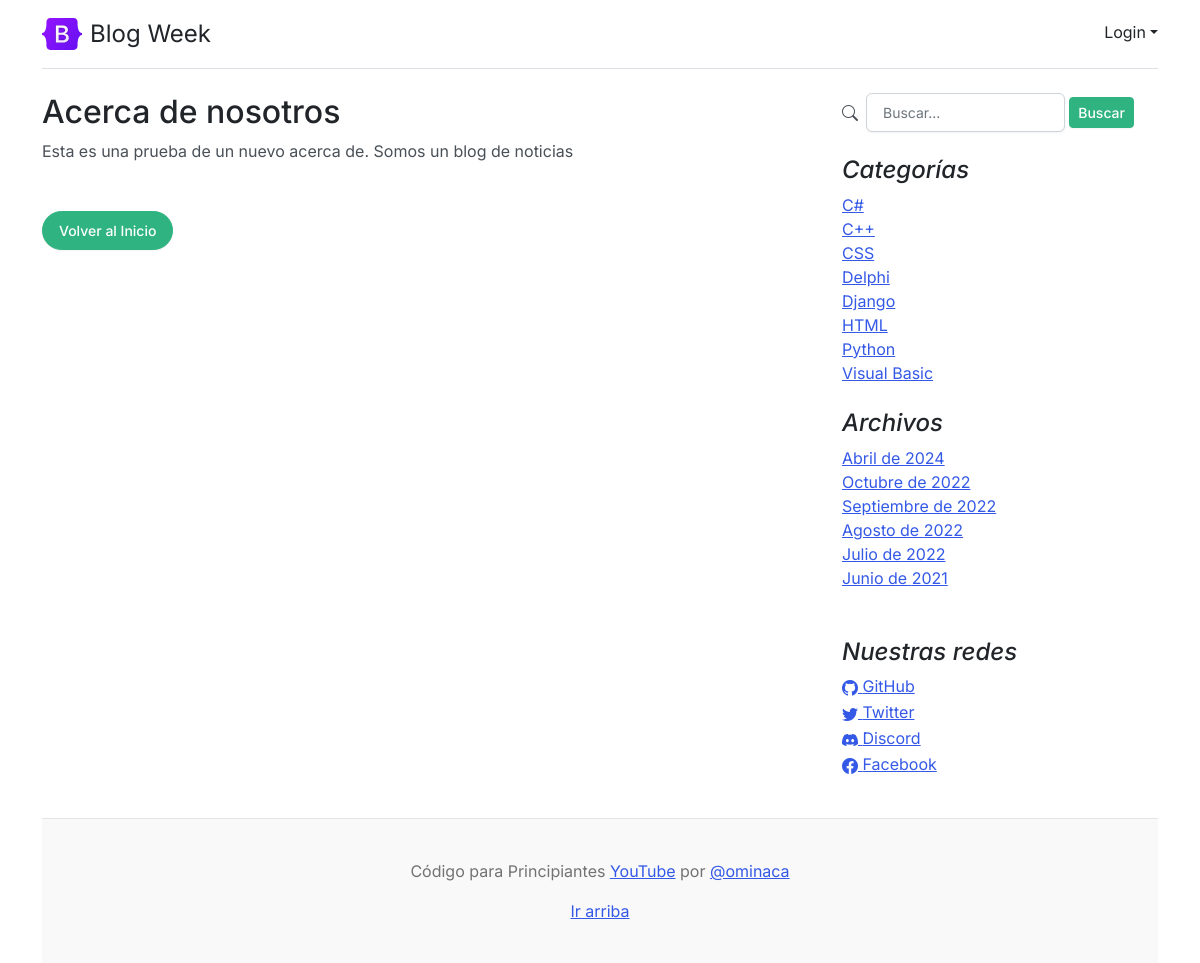
The page /about/ on the database its author committed.
### core/models.py (models this page shows, shortened)
class About(models.Model):
	description = models.CharField(max_length=350, verbose_name='Descripción')
	created = models.DateTimeField(auto_now_add=True, verbose_name='Fecha de creación')
	updated = models.DateTimeField(auto_now=True, verbose_name='Fecha de modificación')
	class Meta:
		verbose_name = 'Acerca de'
		verbose_name_plural = 'Acerca de Nosotros'
		ordering = ['-created']
	def __str__(self):
		return self.description

class Category (models.Model):
	name = models.CharField(max_length=200, unique=True, verbose_name='Nombre')
	active = models.BooleanField(default=True, verbose_name='Activo')
	created = models.DateTimeField(auto_now_add=True, verbose_name='Fecha de creación')
	updated = models.DateTimeField(auto_now=True, verbose_name='Fecha de modificación')
	class Meta:
		verbose_name = 'Categoría'
		verbose_name_plural = 'Categorías'
		ordering = ['name']

class Link(models.Model):
	key = models.CharField(max_length=100, verbose_name='Key Link')
	name = models.CharField(max_length=120, verbose_name='Red Social')
	url = models.URLField(max_length=350, blank=True, null=True, verbose_name='Enlace')
	icon = models.CharField(max_length=100, blank=True, null=True, verbose_name='Icono')
	created = models.DateTimeField(auto_now_add=True, verbose_name='Fecha de creación')
	updated = models.DateTimeField(auto_now=True, verbose_name='Fecha de modificación')
	class Meta:
		verbose_name = 'Red Social'
		verbose_name_plural = 'Redes Sociales'
		ordering = ['name']

### core/views.py (the view)
# urls.py: path('about/',AboutPageView.as_view(), name='about'),
class AboutPageView(TemplateView):
    template_name = "core/about.html"
    def get_context_data(self, **kwargs):
        return super().get_context_data(**kwargs)

### core/processors.py (called while the page is built)
def ctx_dic_about(request):
	ctx_about = {}
	ctx_about['ABOUT'] = About.objects.latest('created')
	return ctx_about

def ctx_dic_category(request):
	ctx_category = {}
	ctx_category['categories'] = Category.objects.filter(active=True)
	return ctx_category

def ctx_dic_history(request):
	ctx_history = {}
	ctx_history['dates'] = Post.objects.dates('created', 'month', order='DESC').distinct()
	return ctx_history

def ctx_dic_link(request):
	ctx_link = {}
	links = Link.objects.all()
	for link in links:
		ctx_link[link.key] = {'url':link.url, 'icon':link.icon}
	return ctx_link

### templates/core/about.html
{% extends 'core/base.html' %}
{% load static %}
{% block content %}
<div class="mb-5">
    <h2>Acerca de nosotros</h2>
    <div class="mt-1">
        <p class="mb-0">{{ ABOUT }}</p>
    </div>
</div>
<div class="my-3">
    <a class="btn btn-success rounded-pill" href={% url 'home' %}>Volver al Inicio</a>
</div>
{% endblock %}

### templates/core/base.html (shortened to what this page needs)
<!doctype html>
<html lang="es">
<head>
    <link rel="stylesheet" href="https://cdn.jsdelivr.net/npm/bootstrap-icons@1.9.1/font/bootstrap-icons.css">
    {% load static %}
    <link href={% static 'core/css/bootstrap.min.css' %} rel="stylesheet">
    <link href={% static 'core/css/blog.css' %} rel="stylesheet">
</head>
<body>
  <div class="container">
    <header class="d-flex flex-wrap justify-content-center py-3 mb-4 border-bottom">
      <a href="/admin/" class="d-flex align-items-center mb-3 mb-md-0 me-md-auto text-dark text-decoration-none">
        <img class="bi me-2" width="40" height="32" src={% static 'core/img/bootstrap-logo.svg' %}>
        <span class="fs-4">Blog Week</span>
      </a>
      <div class="dropdown text-end ms-5 mt-1">
        <a href="#" class="d-block link-dark text-decoration-none dropdown-toggle" id="dropdownUser1" data-bs-toggle="dropdown" aria-expanded="false">
            {% if user.is_authenticated  %}Bienvenid@ {{user.username}}{% else %}Login{% endif %}</a>
      </div>
    </header>
    <main class="mt-2">
      <section class="row g-5">
        <div class="col-md-8">
            {% block content %} {% endblock %}
        </div>
        <aside class="col-md-4">
          <div class="position-sticky" style="top: 2rem;">
            <div class="pt-0 px-4">
              <div class="mb-4">
                <div class="row">
                  <div class="col-md-12 search">
                    <form action="{% url 'search' %}" method="GET">
                        <div id="">
                          <div class="col-md-12 card-body d-flex align-items-center gap-1">
                            <i class="bi bi-search me-1"></i>
                            <input type="text" class="form-control" placeholder="Buscar..." name="search" value = "{{ request.GET.search }}">
                            <button type="submit" class="btn btn-sm btn-success">Buscar</button>
                          </div>
                        </div>
                    </form>
                  </div>
                </div>
              </div>
              <h4 class="fst-italic">Categorías</h4>
              <ol class="list-unstyled mb-0">
                {% for item in categories %}
                  <li><a href={% url 'category' %}?cat={{item.id}}>{{ item.name }}</a></li>
                {% endfor %}
              </ol>
            </div>
            <div class="p-4">
              <h4 class="fst-italic">Archivos</h4>
              <ol class="list-unstyled mb-0">
                {% for item in dates %}
                  <li>
                    {% if item.month == 4 %}<a href={% url 'dates' item.month item.year %}>Abril de {{ item.year }}</a>{% endif %}
                    {% if item.month == 6 %}<a href={% url 'dates' item.month item.year %}>Junio de {{ item.year }}</a>{% endif %}
                    {% if item.month == 7 %}<a href={% url 'dates' item.month item.year %}>Julio de {{ item.year }}</a>{% endif %}
                    {% if item.month == 8 %}<a href={% url 'dates' item.month item.year %}>Agosto de {{ item.year }}</a>{% endif %}
                    {% if item.month == 9 %}<a href={% url 'dates' item.month item.year %}>Septiembre de {{ item.year }}</a>{% endif %}
                    {% if item.month == 10 %}<a href={% url 'dates' item.month item.year %}>Octubre de {{ item.year }}</a>{% endif %}
                  </li>
                {% endfor %}
              </ol>
            </div>
            <div class="p-4">
              <h4 class="fst-italic">Nuestras redes</h4>
              <ol class="list-unstyled">
                {% if LINK_GITHUB.url %}
                  <li><a href={{ LINK_GITHUB.url }}><i class="{{ LINK_GITHUB.icon }}"></i> GitHub</a></li>
                {% endif %}
                {% if LINK_TWITTER.url %}
                  <li><a href={{ LINK_TWITTER.url }}><i class="{{ LINK_TWITTER.icon }}"></i> Twitter</a></li>
                {% endif %}
                {% if LINK_DISCORD.url %}
                  <li><a href={{ LINK_DISCORD.url }}><i class="{{ LINK_DISCORD.icon }}"></i> Discord</a></li>
                {% endif %}
                {% if LINK_FACEBOOK.url %}
                  <li><a href={{ LINK_FACEBOOK.url }}><i class="{{ LINK_FACEBOOK.icon }}"></i> Facebook</a></li>
                {% endif %}
              </ol>
            </div>
          </div>
        </aside>
      </section>
    </main>
    <footer class="blog-footer">
      <p>Código para Principiantes <a href="https://www.youtube.com/channel/UCojloc55DB6zD6zB7-kTWWQ">YouTube</a> por <a href="https://twitter.com/ominaca">@ominaca</a></p>
      <p>
        <a href="#">Ir arriba</a>
      </p>
    </footer>
  </div>
</body>
</html>

### core/static/core/css/blog.css (style rules this page uses)
.blog-footer { padding: 2.5rem 0; color: #727272; text-align: center; background-color: #f9f9f9; border-top: .05rem solid #e5e5e5; }
.blog-footer p:last-child { margin-bottom: 0; }
.bi { vertical-align: -.125em; fill: currentColor; }

### rows shown on the page
About: description "Esta es una prueba de un nuevo acerca de. Somos un blog de noticias"
Category: name "C#"
Category: name "C++"
Category: name "CSS"
Category: name "Delphi"
Category: name "Django"
Category: name "HTML"
Category: name "Python"
Category: name "Visual Basic"

### other values the page prints
{{ item.year }} "2024"
{{ item.year }} "2022"
{{ item.year }} "2021"
